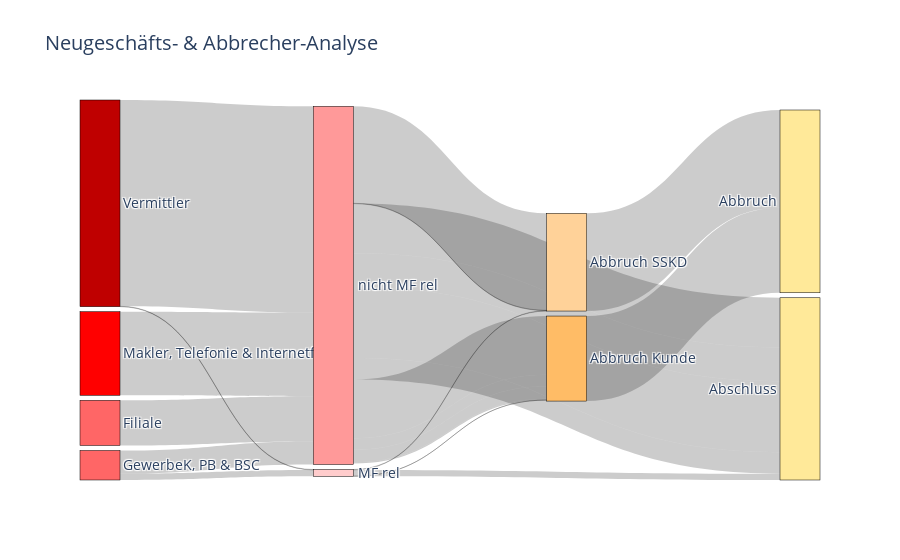

This figure's notebook cell:
### Code cell
#### Detaildarstellung
fig = go.Figure(data=[go.Sankey(
    
    node = dict(
      pad = 5,
      thickness = 40,
      line = dict(color = "black", width = 0.5),
      label = ["Vermittler" ,"Filiale" ,"Makler, Telefonie & Internetfiliale" ,"GewerbeK, PB & BSC" ,
               "MF rel" ,"nicht MF rel" ,
               "Abbruch Kunde" ,"Abbruch SSKD" ,
               "Abschluss" ,"Abbruch"],
      customdata = ["Vermittler" ,"Filiale" ,"Makler, Telefonie & Internetfiliale" ,"GewerbeK, PB & BSC" ,
               "MF rel" ,"nicht MF rel" ,
               "Abbruch Kunde" ,"Abbruch SSKD" ,
               "Abschluss" ,"Abbruch"],
      color = ['rgb(191,0,0)', 'rgb(255,102,102)', 'rgb(255,0,0)', 'rgb(255,102,102)',
               'rgb(255,204,204)', 'rgb(255,153,153)',   
               'rgb(255,188,102)', 'rgb(255,210,153)',
               'rgb(255,233,153)', 'rgb(255,233,153)'], 
        hovertemplate ='Prozessschritt "%{label}" mit "%{value}" von insgesamt 3537 Einträgen', 
            ),
    link = dict(
      source = [0, 0, #von wo soll ein link kommen --> 0 bedeutet von dme ersten Eintrag in "label", also "Vermittler"
               1, 1,
               2, 2,
               3, 3,
               4, 4, 4,
               5, 5, 5, 5, 5, 5, 5, 5, 5, 5, 5, 5,
               6,
               7],     
      target = [4, 5, #wohin soll der link gehen --> 4 bedeutet der vierte Eintrag unter label, also "GewerbeK"; dies ist also ein Link von Vermittler nach GewerbeK
               4, 5,
               4, 5,
               4, 5,
               6, 7, 8,
               6, 6, 6, 6, 7, 7, 7, 7, 8, 8, 8, 8,
               9,
               9],
      value =  [4, 1999, #wie groß soll der link sein? 
               0, 438,
               0, 810,
               62, 224,
               1, 4, 61,
               570, 110,121, 13, 940, 0, 0, 3, 480, 328, 689, 208,
               824,
               947],
      #color = 'rgb(224, 224, 224)',       
      customdata = ["","",
                    "","",
                    "","",
                    "","",
                    "","","",
                    "<br /> aus Vermittlergeschäft","<br /> aus Filialgeschäft", "<br /> aus Maklergeschäft", "<br /> aus GewerbeK-geschäft","<br /> aus Vermittlergeschäft","<br /> aus Filialgeschäft", "<br /> aus Maklergeschäft", "<br /> aus GewerbeK-geschäft","<br /> aus Vermittlergeschäft","<br /> aus Filialgeschäft", "<br /> aus Maklergeschäft", "<br /> aus GewerbeK-geschäft",
                    "",
                    ""],
      hovertemplate='Verbindung zwischen Prozessschritt "%{source.customdata}"<br />'+
        'zu Prozessschritt "%{target.customdata}"<br /> mit %{value} Anträgen'+
        '%{customdata}<extra></extra>',  
  ))])

fig.update_layout(title_text="Neugeschäfts- & Abbrecher-Analyse",
                  font_size=14)
fig.show()

### Figure 1 — Plotly figure (JSON) as saved in the notebook; plotly's stock layout.template omitted (floating-point values rounded to 4 significant figures)
{"data": [{"link": {"customdata": ["", "", "", "", "", "", "", "", "", "", "", "<br /> aus Vermittlergeschäft", "<br /> aus Filialgeschäft", "<br /> aus Maklergeschäft", "<br /> aus GewerbeK-geschäft", "<br /> aus Vermittlergeschäft", "<br /> aus Filialgeschäft", "<br /> aus Maklergeschäft", "<br /> aus GewerbeK-geschäft", "<br /> aus Vermittlergeschäft", "<br /> aus Filialgeschäft", "<br /> aus Maklergeschäft", "<br /> aus GewerbeK-geschäft", "", ""], "hovertemplate": "Verbindung zwischen Prozessschritt \"%{source.customdata}\"<br />zu Prozessschritt \"%{target.customdata}\"<br /> mit %{value} Anträgen%{customdata}<extra></extra>", "source": [0, 0, 1, 1, 2, 2, 3, 3, 4, 4, 4, 5, 5, 5, 5, 5, 5, 5, 5, 5, 5, 5, 5, 6, 7], "target": [4, 5, 4, 5, 4, 5, 4, 5, 6, 7, 8, 6, 6, 6, 6, 7, 7, 7, 7, 8, 8, 8, 8, 9, 9], "value": [4, 1999, 0, 438, 0, 810, 62, 224, 1, 4, 61, 570, 110, 121, 13, 940, 0, 0, 3, 480, 328, 689, 208, 824, 947]}, "node": {"color": ["rgb(191,0,0)", "rgb(255,102,102)", "rgb(255,0,0)", "rgb(255,102,102)", "rgb(255,204,204)", "rgb(255,153,153)", "rgb(255,188,102)", "rgb(255,210,153)", "rgb(255,233,153)", "rgb(255,233,153)"], "customdata": ["Vermittler", "Filiale", "Makler, Telefonie & Internetfiliale", "GewerbeK, PB & BSC", "MF rel", "nicht MF rel", "Abbruch Kunde", "Abbruch SSKD", "Abschluss", "Abbruch"], "hovertemplate": "Prozessschritt \"%{label}\" mit \"%{value}\" von insgesamt 3537 Einträgen", "label": ["Vermittler", "Filiale", "Makler, Telefonie & Internetfiliale", "GewerbeK, PB & BSC", "MF rel", "nicht MF rel", "Abbruch Kunde", "Abbruch SSKD", "Abschluss", "Abbruch"], "line": {"color": "black", "width": 0.5}, "pad": 5, "thickness": 40}, "type": "sankey"}], "layout": {"font": {"size": 14}, "title": {"text": "Neugeschäfts- & Abbrecher-Analyse"}}}
